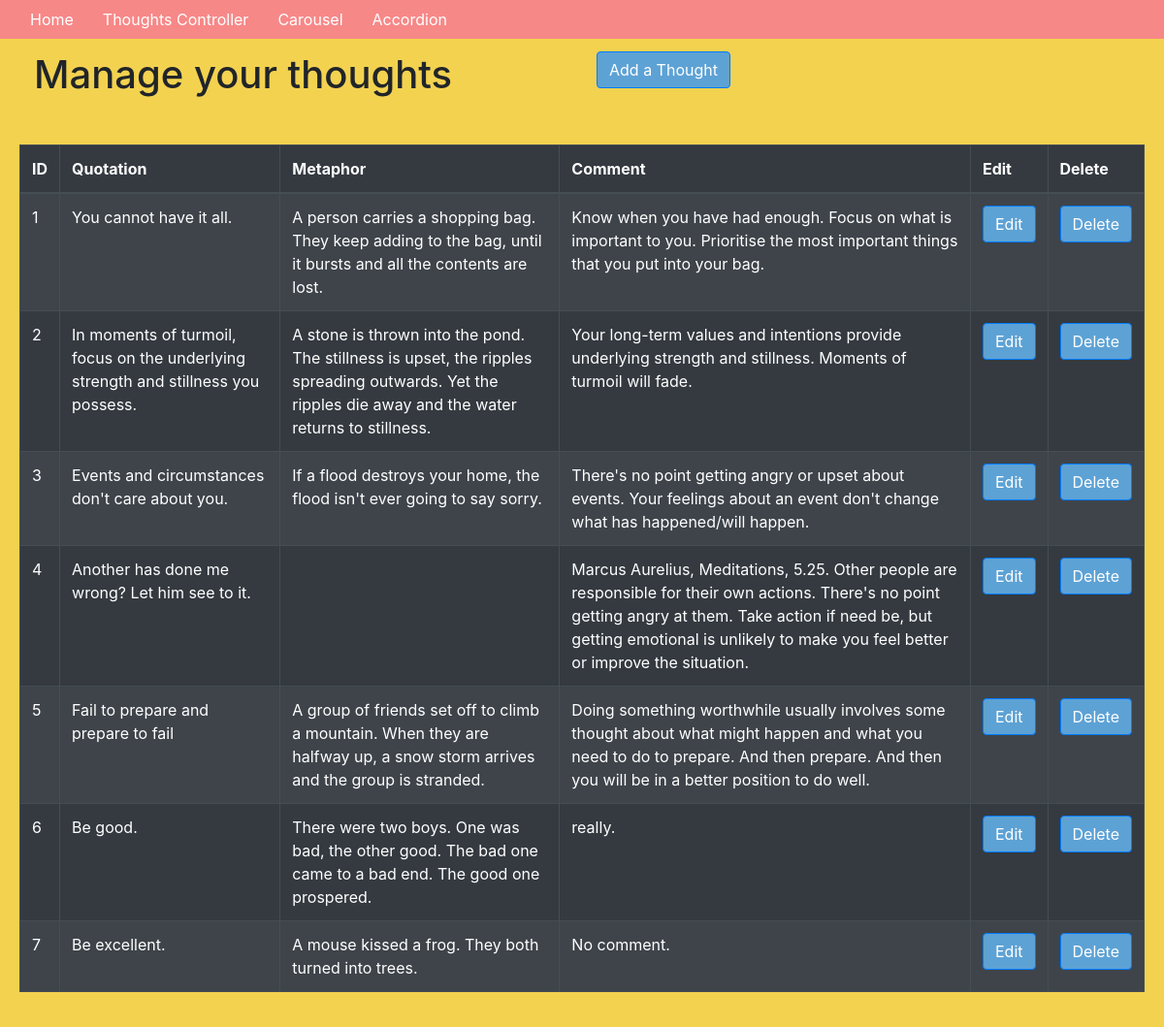
The page /thoughts_controller on the database as committed earlier.
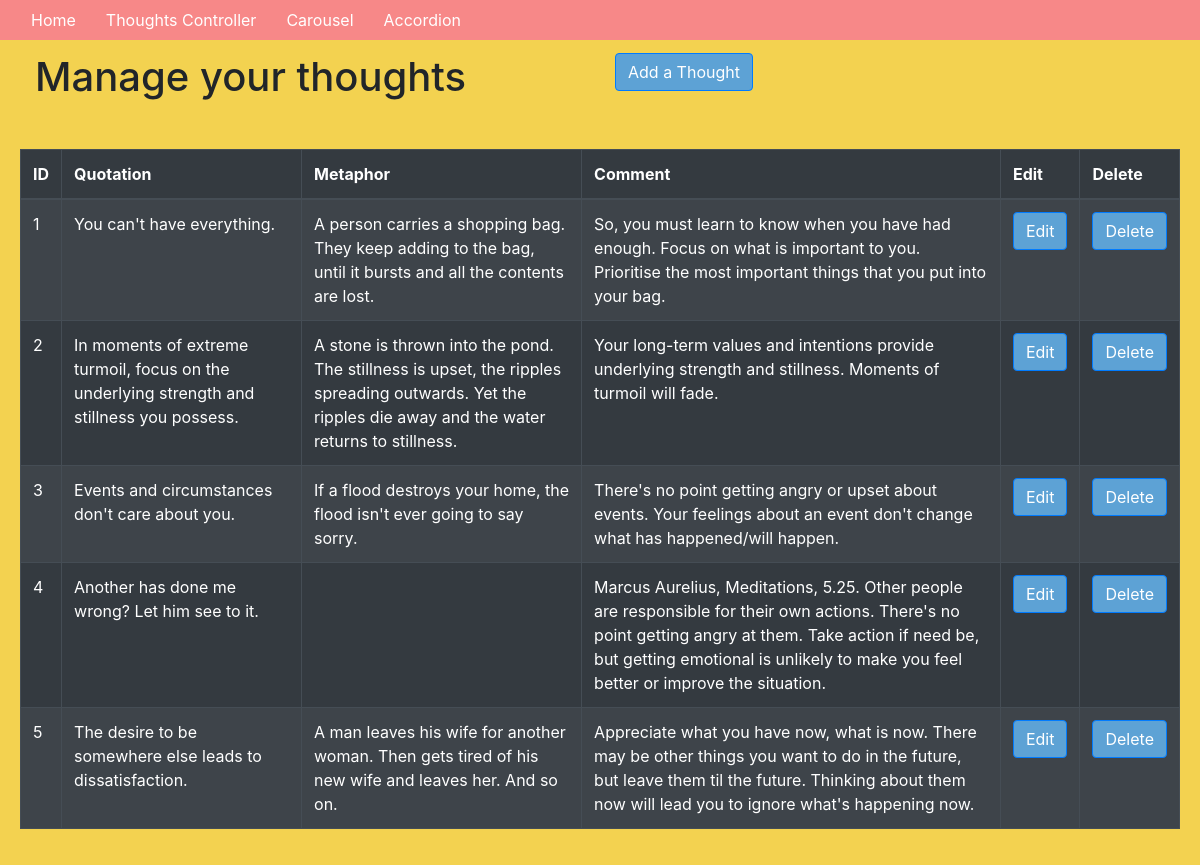
The same page on the database as committed later.
### app/models.py (models this page shows, shortened)
class Thought(db.Model):
    id = db.Column(db.Integer, primary_key=True)
    quotation = db.Column(db.Text(), index=True)
    metaphor = db.Column(db.Text(), default="This metaphor is waiting to be created", index=True)
    comment = db.Column(db.Text())

### app/routes.py (the view)
@app.route('/thoughts_controller')
def show_all_thoughts():
    thoughts = Thought.query.all()
    return render_template('thoughts_controller.html', thoughts=thoughts)

### app/templates/thoughts_controller.html (shortened to what this page needs)
{% extends "base.html" %} {% block content %}
<div class="container-fluid">
    <div class="row">
        <div class="col-sm-6">
            <h1>Manage your thoughts</h1>
        </div>
        <div class="col-sm-3 add-form">
            <button type="button" class="btn btn-primary" data-toggle="modal" data-target="#myAddModal">Add a Thought
            </button>
        </div>
    </div>
    <div class="row">
        <table class="table table-bordered table-dark table-striped table-hover table-responsive">
            <thead>
                <th>ID</th>
                <th>Quotation</th>
                <th>Metaphor</th>
                <th>Comment</th>
                <th>Edit</th>
                <th>Delete</th>
            </thead>
            <tbody>
                {% for thought in thoughts %}
                <tr>
                    <td>{{ thought.id }}</td>
                    <td>{{ thought.quotation }}</td>
                    <td>{{ thought.metaphor }}</td>
                    <td>{{ thought.comment }}</td>
                    <td>
                        <button type="button" class="btn btn-primary" data-toggle="modal" data-target="#myEditModal{{thought.id}}">Edit
                        </button>
                    </td>
                    <td>
                        <button type="button" class="btn btn-primary" data-toggle="modal" data-target="#myDeleteModal{{thought.id}}">Delete
                                </button>
                    </td>
                </tr>
                {% endfor %}
            </tbody>
        </table>
    </div>
</div>
{% endblock %}

### app/templates/base.html (shortened to what this page needs)
<!DOCTYPE html>
<html lang="en">
<head>
    <link rel="stylesheet" href="../static/css/styles.css">
    <link rel="stylesheet" href="https://stackpath.bootstrapcdn.com/bootstrap/4.4.1/css/bootstrap.min.css">
</head>
<body>
    <div class="header">
        <nav class="navbar fixed-top navbar-expand-sm">
            <div class="collapse navbar-collapse" id="navbarMenu">
                <ul class="navbar-nav">
                    <li><a href="/">Home</a></li>
                    <li><a href="/thoughts_controller">Thoughts Controller</a></li>
                    <li><a href="/carousel">Carousel</a></li>
                    <li><a href="/accordion">Accordion</a></li>
                </ul>
            </div>
        </nav>
    </div>
    <hr> {% block content %}{% endblock %}
</body>
</html>

### app/static/css/styles.css (style rules this page uses)
html { background-color: #F3D250; font-family: 'Lucida Sans', 'Lucida Sans Regular', 'Lucida Grande', 'Lucida Sans Unicode', Geneva, Verdana, sans-serif }
header, body { background-color: #F3D250; font-family: 'Lucida Sans', 'Lucida Sans Regular', 'Lucida Grande', 'Lucida Sans Unicode', Geneva, Verdana, sans-serif }
nav { background-color: #F78888; }
nav a { color: white; padding: 15px }
.navbar-nav { list-style-type: none; }
.container-fluid { background-color: #F3D250; }
.row { padding: 20px; background-color: #F3D250; }
.btn.btn-primary { background-color: #5DA2D5 }

Rows that differ between the two databases and show on the page:
removed Thought: id "6", quotation "Be good.", metaphor "There were two boys. One was bad, the other good. The bad one came to a bad end. The good one prospered.", comment "really."
removed Thought: id "7", quotation "Be excellent.", metaphor "A mouse kissed a frog. They both turned into trees.", comment "No comment."
changed Thought id 1: quotation "You cannot have it all." → "You can't have everything."; comment "Know when you have had enough. Focus on what is important to you. Prioritise the most important things that you put into your bag." → "So, you must learn to know when you have had enough. Focus on what is important to you. Prioritise the most important things that you put into your bag."
changed Thought id 2: quotation "In moments of turmoil, focus on the underlying strength and stillness you possess." → "In moments of extreme turmoil, focus on the underlying strength and stillness you possess."
changed Thought id 5: quotation "Fail to prepare and prepare to fail" → "The desire to be somewhere else leads to dissatisfaction."; metaphor "A group of friends set off to climb a mountain. When they are halfway up, a snow storm arrives and the group is stranded." → "A man leaves his wife for another woman. Then gets tired of his new wife and leaves her. And so on."; comment "Doing something worthwhile usually involves some thought about what might happen and what you need to do to prepare. And then prepare. And then you will be in a better position to do well." → "Appreciate what you have now, what is now. There may be other things you want to do in the future, but leave them til the future. Thinking about them now will lead you to ignore what's happening now."
